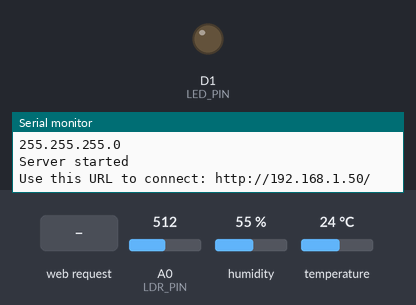
The sketch below on a simulated ESP8266 (NodeMCU). Shown: output pins drawn as LEDs (lit = HIGH), the last lines printed to the serial monitor. Inputs (shaded band) come from the test bench; at power-on: A0 (LDR_PIN) = 512, humidity 55 %, temperature 24 °C. WiFi joins after 1.5 s; servers stay silent unless stated.

Above: at 3.9 s.
4.0 s: HTTP request GET /LED=ON received
At 5.4 s:
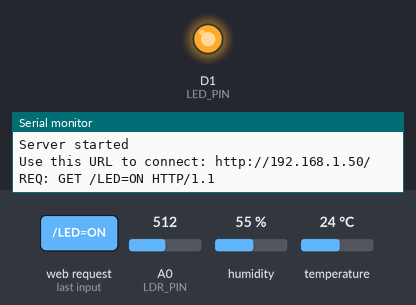
7.0 s: HTTP request GET /LED=OFF received
At 7.7 s:
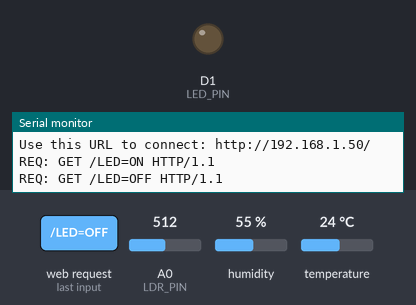
Timing chart, 0 to 10.0 s (numbered marks = the images above; inputs shaded):
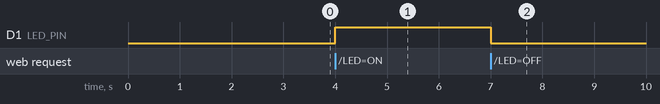

The sketch:

dispositivo_luminosidad.ino
```cpp
#include <ESP8266WiFi.h>
#include "DHT.h"
#include <math.h>

#define DHTTYPE DHT11

const char* ssid = "SinisterraArias";
const char* password = "Adr1anasa";

// LED EN D1
#define LED_PIN D1
#define LED_ON  HIGH
#define LED_OFF LOW
bool ledIsOn = false;

// DHT
uint8_t DHTPin = D2;
DHT dht(DHTPin, DHTTYPE);

float Temperature = NAN;
float Humidity = NAN;

unsigned long lastDhtRead = 0;
const unsigned long DHT_INTERVAL_MS = 2000; // DHT11: cada 2s

// LDR (GL5516)
#define LDR_PIN A0
int ldrRaw = 0;
int lightPercent = 0;

// Calibración
int LDR_DARK   = 500;
int LDR_BRIGHT = 1023;

WiFiServer server(80);

int clampInt(int x, int lo, int hi) {
  if (x < lo) return lo;
  if (x > hi) return hi;
  return x;
}

void setup() {
  Serial.begin(115200);
  delay(1000);

  // LED
  pinMode(LED_PIN, OUTPUT);
  digitalWrite(LED_PIN, LED_OFF);

  // DHT
  dht.begin();

  // WiFi
  IPAddress local_IP(192, 168, 1, 222);   // la IP fija
  IPAddress gateway(192, 168, 1, 1);     // gateway router
  IPAddress subnet(255, 255, 255, 0);
  IPAddress dns1(8, 8, 8, 8);
  IPAddress dns2(1, 1, 1, 1);

  WiFi.setSleepMode(WIFI_NONE_SLEEP);  // reduce latencias raras
  WiFi.setOutputPower(10.0);           // baja potencia TX (menos consumo)

  WiFi.disconnect(true);
  delay(200);

  WiFi.mode(WIFI_STA);
  WiFi.setAutoReconnect(true);
  WiFi.persistent(false);
  WiFi.config(local_IP, gateway, subnet, dns1, dns2);
  WiFi.begin(ssid, password);

  Serial.println();
  Serial.print("Connecting to ");
  Serial.println(ssid);

  unsigned long t0 = millis();
  while (WiFi.status() != WL_CONNECTED && millis() - t0 < 20000) {
    delay(500);
    Serial.print(".");
    yield();
  }
  Serial.println();

  if (WiFi.status() == WL_CONNECTED) {
    Serial.println("\nWiFi connected");
    Serial.println(WiFi.localIP());
    Serial.println(WiFi.gatewayIP());
    Serial.println(WiFi.subnetMask());
  } else {
    Serial.print("WiFi status = ");
    Serial.println((int)WiFi.status());
  }

  server.begin();
  Serial.println("Server started");

  Serial.print("Use this URL to connect: http://");
  Serial.print(WiFi.localIP());
  Serial.println("/");
}

void loop() {

  static unsigned long lastReconnectTry = 0;
  if (WiFi.status() != WL_CONNECTED) {
    if (millis() - lastReconnectTry > 5000) {
      lastReconnectTry = millis();
      Serial.println("WiFi lost. Reconnecting...");
      WiFi.disconnect();
      WiFi.begin(ssid, password);
    }
    return;
  }

  // Leer DHT cada 2s
  if (millis() - lastDhtRead >= DHT_INTERVAL_MS) {
    lastDhtRead = millis();

    float t = dht.readTemperature();
    float h = dht.readHumidity();

    if (!isnan(t)) Temperature = t;
    if (!isnan(h)) Humidity = h;
  }

  // Leer LDR (siempre)
  ldrRaw = analogRead(LDR_PIN);

  // Convertir a % (0 oscuro, 100 brillante)
  // Si tu divisor produce al revés, invierte DARK/BRIGHT
  lightPercent = map(ldrRaw, LDR_DARK, LDR_BRIGHT, 0, 100);
  lightPercent = clampInt(lightPercent, 0, 100);

  // Cliente web
  WiFiClient client = server.available();
  if (!client) return;

  unsigned long timeout = millis();
  while (!client.available() && millis() - timeout < 2000) { delay(1); yield(); }
  if (!client.available()) {
    client.stop();
    return;
  }

  String request = client.readStringUntil('\n');
  request.trim();
  client.flush();

  // Debug request
  Serial.println("REQ: " + request);

  if (request.indexOf("GET /favicon.ico") != -1) {
    client.println("HTTP/1.1 204 No Content");
    client.println("Connection: close");
    client.println();
    client.stop();
    return;
  }

  // Control LED
  if (request.indexOf("GET /LED=ON") != -1)  {
    digitalWrite(LED_PIN, LED_ON);
    ledIsOn = true;
  }
  if (request.indexOf("GET /LED=OFF") != -1) {
    digitalWrite(LED_PIN, LED_OFF);
    ledIsOn = false;
  }

  // Respuesta HTML
  client.println("HTTP/1.1 200 OK");
  client.println("Content-Type: text/html; charset=utf-8");
  client.println("Connection: close");
  client.println();
  client.println("<!DOCTYPE HTML><html><head>");
  client.println("<meta name='viewport' content='width=device-width, initial-scale=1'>");
  client.println("</head><body>");

  client.println("<h2>ESP8266 Dashboard</h2>");

  // LED
  client.print("<p><b>LED:</b> ");
  client.print(ledIsOn ? "ON" : "OFF");
  client.println("</p>");
  client.println("<p>");
  client.println("<a href='/LED=ON'><button>Turn ON</button></a> ");
  client.println("<a href='/LED=OFF'><button>Turn OFF</button></a>");
  client.println("</p>");

  client.println("<hr>");

  // Temperature
  client.print("<p><b>Temperature:</b> ");
  if (isnan(Temperature)) client.print("No data");
  else { client.print(Temperature); client.print(" &deg;C"); }
  client.println("</p>");

  // Humidity
  client.print("<p><b>Humidity:</b> ");
  if (isnan(Humidity)) client.print("No data");
  else { client.print(Humidity); client.print(" %"); }
  client.println("</p>");

  client.println("<hr>");

  // Light
  client.print("<p><b>Light raw:</b> ");
  client.print(ldrRaw);
  client.println("</p>");

  client.print("<p><b>Light %:</b> ");
  client.print(lightPercent);
  client.println("%</p>");

  client.println("</body></html>");
  client.stop();

  delay(1);
}
```

Measured:
- after the input at 4.0 s, D1 (LED_PIN): LOW → HIGH at once
- after the input at 7.0 s, D1 (LED_PIN): HIGH → LOW at once
